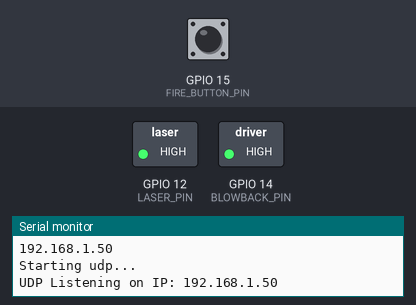
Bench run of a sketch on a simulated ESP32. On the bench: switched loads named in the sketch (green lamp = pin HIGH), the last lines printed to the serial monitor. Inputs (shaded band) come from the test bench; at power-on: GPIO 15 (FIRE_BUTTON_PIN) HIGH. WiFi joins after 1.5 s; servers stay silent unless stated; random numbers use the default seed unless the sketch sets one; the audio player accepts every command and is not drawn.

Above: at 6.4 s.
6.5 s: GPIO 15 (FIRE_BUTTON_PIN) pulled LOW for 0.15 s
At 6.7 s:
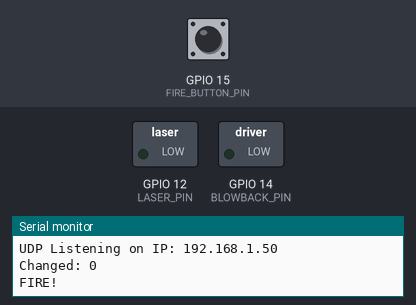
Timing chart, 0 to 9.5 s (numbered marks = the images above; inputs shaded):
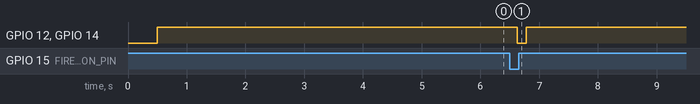

Measured:
- after the input at 6.5 s, GPIO 12 (LASER_PIN), GPIO 14 (BLOWBACK_PIN): HIGH → LOW after 0.13 s, → HIGH 0.15 s later

The sketch:

Gun.ino
```cpp
#include <ButtonDebounce.h>
#include <Adafruit_NeoPixel.h>

#include "config.h"

#include "DFPlayer.h"
#include "NetworkStructs.h"

long lastKA = 0;
#include "WifiConnection.h"

bool inFireMode = false;
#include "UDPHandler.h"

ButtonDebounce button(FIRE_BUTTON_PIN, 100);


void setup() {
  Serial.begin(115200);
  InitPlayer();

  pinMode(FIRE_BUTTON_PIN, INPUT_PULLUP);
  pinMode(LASER_PIN, OUTPUT);
  pinMode(BLOWBACK_PIN, OUTPUT);

  digitalWrite(LASER_PIN, !LASER_ACTIVE_STATE);
  digitalWrite(BLOWBACK_PIN, !BLOWBACK_PIN_STATE);
  button.setCallback(buttonChanged);

  if (digitalRead(FIRE_BUTTON_PIN) == FIRE_BUTTON_PIN_STATE) {
    digitalWrite(LASER_PIN, LASER_ACTIVE_STATE);
    digitalWrite(BLOWBACK_PIN, BLOWBACK_PIN_STATE);
    delay(100);
    digitalWrite(BLOWBACK_PIN, !BLOWBACK_PIN_STATE);
    while (digitalRead(FIRE_BUTTON_PIN) == FIRE_BUTTON_PIN_STATE) {
      delay(100);
    }
    while (digitalRead(FIRE_BUTTON_PIN) == !FIRE_BUTTON_PIN_STATE) {
      delay(100);
    }
    digitalWrite(LASER_PIN, !LASER_ACTIVE_STATE);
  }

  delay(250);
  ConnectToWiFi();

  StartUDP();
}

void loop() {
  // put your main code here, to run repeatedly:
  button.update();

  CheckWifiConnection();
}

void buttonChanged(const int state) {
  Serial.println("Changed: " + String(state));
  if (state == FIRE_BUTTON_PIN_STATE) {
    fire();
  }
}

void fire() {
  Serial.println("FIRE!");

  inFireMode = true;
  SendShotPacket();

  playRandomFromFolder(2, 2);
  digitalWrite(LASER_PIN, LASER_ACTIVE_STATE);
  digitalWrite(BLOWBACK_PIN, BLOWBACK_PIN_STATE);

  int start = millis();
  while ((millis() - start) < MAX_LASER_ACTIVE_TIME) {
    delay(10);
    if (!inFireMode) break;
  }

  digitalWrite(LASER_PIN, !LASER_ACTIVE_STATE);
  digitalWrite(BLOWBACK_PIN, !BLOWBACK_PIN_STATE);
  Serial.println("AFTER FIRE!");
}
```

DFPlayer.h
```cpp
#include "DFRobotDFPlayerMini.h" //https://github.com/DFRobot/DFRobotDFPlayerMini

DFRobotDFPlayerMini myDFPlayer;

void InitPlayer(){
  Serial1.begin(9600, SERIAL_8N1, -1, DRPLAYER_TX);
  myDFPlayer.begin(Serial1);
  Serial.printf("Audio began\n");
}

void PlayInfoSound(int i) {
  myDFPlayer.volume(8);
  myDFPlayer.playFolder(1, i);
  delay(2000);
  myDFPlayer.volume(30);
}

void playRandomFromFolder(int f, int count) {
  if (count <= 0) {
    Serial.printf("No files to play in %u directory\n", f);
    return;
  }
  int selected = random(1, count + 1);
  myDFPlayer.playFolder(f, selected);
}
```

NetworkStructs.h
```cpp
#define IDPacket_ID 0
#define IDShotPacket_ID 1

#define PointPacket_ID (0 + 256)
#define KeepAlivePacket_ID (1 + 256)

struct IDPacket {
  int pktype = IDPacket_ID;
  int clientId;
};

struct IDShotPacket{
  int pktype = IDShotPacket_ID;
  int clientId;
  int shotId;
};

struct Point {
  int x;
  int y;
  byte R, G, B;
  bool found;
};

struct PointPacket {
  int pktype = PointPacket_ID;
  IDPacket idPacket;
  int w, h;
  int score;
  Point p;
};

struct KeepAlivePacket {
  int pktype = KeepAlivePacket_ID;
  int n;
};
```

UDPHandler.h
```cpp
#include "AsyncUDP.h"

AsyncUDP udp;
int clientID = 0;

int SendIDPacket() {
  IDPacket p;
  p.clientId = clientID;

  return udp.broadcastTo((uint8_t *)&p, sizeof(IDPacket), 19700);
}

int SendShotPacket() {
  IDShotPacket p;
  p.clientId = clientID;
  p.shotId = esp_random();
  return udp.broadcastTo((uint8_t *)&p, sizeof(IDShotPacket), 19700);
}

void OnPacket(AsyncUDPPacket packet) {
  uint8_t *data = packet.data();
  int packetId = *((int *)data);
  Serial.printf("Packet: %u\n", packetId);

  size_t len = packet.length();

  if (packetId == PointPacket_ID) {
    PointPacket p = *(PointPacket *)data;
    inFireMode = false;
  }
  if (packetId == KeepAlivePacket_ID) {
    KeepAlivePacket p = *(KeepAlivePacket *)data;
    lastKA = millis();
    SendIDPacket();
  }
}

void StartUDP() {
  byte mac[6];
  WiFi.macAddress(mac);

  clientID = (mac[2] << 24) | (mac[3] << 16) | (mac[4] << 8) | mac[5];

  Serial.println("Starting udp...");
  delay(200);

  if (udp.listen(19700)) {
    Serial.print("UDP Listening on IP: ");
    Serial.println(WiFi.localIP());
    udp.onPacket(OnPacket);
  } else {
    Serial.println("UDP Listening error!");
  }
}
```

WifiConnection.h
```cpp
#include <WiFi.h>

void ConnectToWiFi() {
  WiFi.begin("ESP32", "123456789");
  delay(200);
  if (WiFi.status() != WL_CONNECTED) {
    WiFi.begin("ESP32", "123456789");
  }

  for (int i = 0; WiFi.status() != WL_CONNECTED; i++) {
    if (i == 1) {
      WiFi.begin("ESP32", "123456789");
    }
    if (i == 4) {
      WiFi.begin("ESP32", "123456789");
    }
    if (i > 30) {
      digitalWrite(LASER_PIN, HIGH);
      PlayInfoSound(3);

      digitalWrite(LASER_PIN, !LASER_ACTIVE_STATE);
      digitalWrite(BLOWBACK_PIN, !BLOWBACK_PIN_STATE);
      gpio_hold_en((gpio_num_t)LASER_PIN);
      gpio_hold_en((gpio_num_t)BLOWBACK_PIN);

      esp_deep_sleep_start();
    }
    delay(1000);
    Serial.print(".");
  }

  Serial.println("");
  Serial.println("WiFi connected");
  Serial.println("IP address: ");
  Serial.println(WiFi.localIP());
  PlayInfoSound(1);
}

void CheckWifiConnection() {
  if ((millis() - lastKA) > KA_TIMEOUT || WiFi.status() != WL_CONNECTED) {
    PlayInfoSound(3);
    WiFi.disconnect();
    ConnectToWiFi();
  }
}
```

config.h
```cpp
//Pins
#define FIRE_BUTTON_PIN 15
#define LASER_PIN 12
#define BLOWBACK_PIN 14
#define DRPLAYER_TX 13

//Logic levels
#define LASER_ACTIVE_STATE LOW
#define FIRE_BUTTON_PIN_STATE LOW
#define BLOWBACK_PIN_STATE LOW

//Shot timings
#define MAX_LASER_ACTIVE_TIME 150 //in ms

//Network
#define KA_TIMEOUT (15 * 1000) //in ms
```
